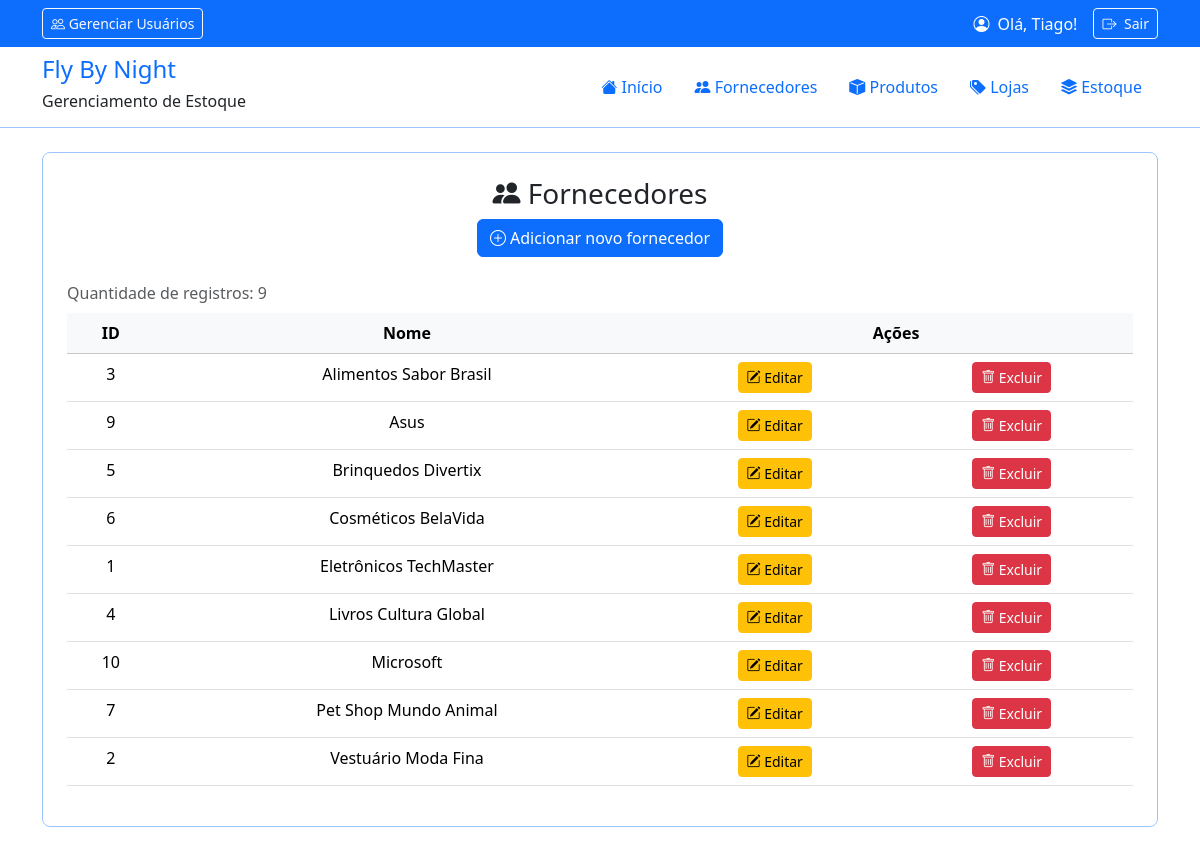
Screenshot of /fornecedores/listar.php (signed in) with the database file from the repository.
### tables this page shows
CREATE TABLE `fornecedores` (
  `id` int(11) NOT NULL,
  `nome` varchar(255) NOT NULL
);

### src/fornecedor_crud.php (called while the page is built, shortened)
<?php
function buscarFornecedores(PDO $conexao):array
{
    $sql = "SELECT * FROM fornecedores ORDER BY nome";
    $consulta = $conexao->prepare($sql);
    $consulta->execute();
    return $consulta->fetchAll(PDO::FETCH_ASSOC);
}

### fornecedores/listar.php (the view, shortened to what this page needs)
<?php
require_once __DIR__ . "/../config.php";
require_once BASE_PATH . "/src/fornecedor_crud.php";
$fornecedores = [];
try {
    $fornecedores = buscarFornecedores($conexao);
} catch (Throwable $e) {
    $erro = "Erro ao buscar fornecedores. <br>".$e->getMessage();
}
require_once BASE_PATH . "/includes/cabecalho.php";
?>
<section class="text-center mb-4 border rounded-3 p-4 border-primary-subtle">
    <h3><i class="bi bi-people-fill"></i> Fornecedores</h3>
    <p>
        <a class="btn btn-primary" href="inserir.php">
            <i class="bi bi-plus-circle"></i> Adicionar novo fornecedor
        </a>
    </p>
    <div class="table-responsive">
        <table class="table table-hover caption-top">
            <caption>Quantidade de registros: <?=count($fornecedores)?> </caption>
            <thead class="align-middle table-light">
                <tr>
                    <th>ID</th>
                    <th>Nome</th>
                    <th colspan="2">Ações</th>
                </tr>
            </thead>
            <tbody>
<?php foreach($fornecedores as $fornecedor): ?>
                <tr>
                    <td> <?=$fornecedor['id']?> </td>
                    <td> <?=$fornecedor['nome']?> </td>
                    <td><a href="editar.php?id=<?=$fornecedor['id']?>"
                    class="btn btn-warning btn-sm"><i class="bi bi-pencil-square"></i> Editar</a></td>
                    <td><a href="excluir.php?id=<?=$fornecedor['id']?>"
                     class="btn btn-danger btn-sm"><i class="bi bi-trash"></i> Excluir</a></td>
                </tr>
<?php endforeach; ?>
            </tbody>
        </table>
    </div>
</section>
<?php require_once BASE_PATH . "/includes/rodape.php"; ?>

### rows the page displays
fornecedores: id "3", nome "Alimentos Sabor Brasil"
fornecedores: id "9", nome "Asus"
fornecedores: id "5", nome "Brinquedos Divertix"
fornecedores: id "6", nome "Cosméticos BelaVida"
fornecedores: id "1", nome "Eletrônicos TechMaster"
fornecedores: id "4", nome "Livros Cultura Global"
fornecedores: id "10", nome "Microsoft"
fornecedores: id "7", nome "Pet Shop Mundo Animal"
fornecedores: id "2", nome "Vestuário Moda Fina"

### other values shown
$_SESSION['nome'] "Tiago"
count($fornecedores) "9"
